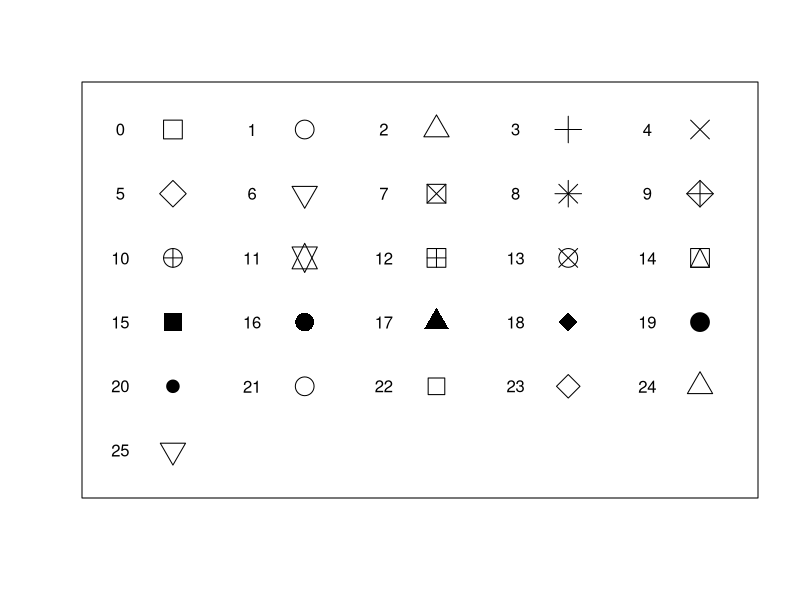

The R script that drew this image:
# x and y = Shape coordinates
x <- rep(1:5, times = 6) # Times repeats the sequence
y <- rep(6:1, each = 5) # Each repeats the number

plot(x, y, pch = 0:30, cex = 2.5,
     yaxt = "n", xaxt = "n",
     ann = FALSE, xlim = c(0.5, 5.25),
     ylim = c(0.5, 6.5))

# Positions text to the left of the points (0.6 is closer to the left than 1, for instance)
x2 <- rep(seq(0.6, 4.6, 1), times = 6)
y2 <- rep(6:1, each = 5)

# Labels the 26 coordinates 0 through 25
text(x2[1:26], y2[1:26], 0:25)
